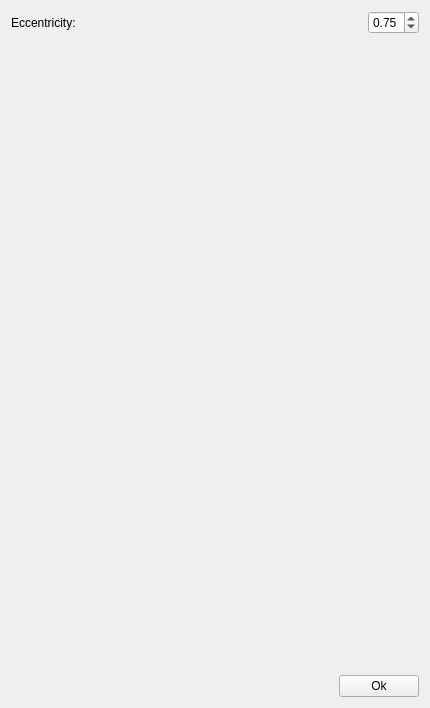
<?xml version="1.0" encoding="UTF-8"?>
<ui version="4.0">
 <class>AddParamElli</class>
 <widget class="QWidget" name="AddParamElli">
  <property name="geometry">
   <rect>
    <x>0</x>
    <y>0</y>
    <width>426</width>
    <height>708</height>
   </rect>
  </property>
  <property name="sizePolicy">
   <sizepolicy hsizetype="Fixed" vsizetype="Fixed">
    <horstretch>0</horstretch>
    <verstretch>0</verstretch>
   </sizepolicy>
  </property>
  <property name="maximumSize">
   <size>
    <width>426</width>
    <height>708</height>
   </size>
  </property>
  <property name="windowTitle">
   <string>Elliptical fibers</string>
  </property>
  <property name="windowIcon">
   <iconset resource="icons.qrc">
    <normaloff>:/icons/RVEs/ellipsis.png</normaloff>:/icons/RVEs/ellipsis.png</iconset>
  </property>
  <layout class="QVBoxLayout" name="verticalLayout_2">
   <item>
    <layout class="QHBoxLayout" name="horizontalLayout_2">
     <item>
      <widget class="QLabel" name="label">
       <property name="text">
        <string>Eccentricity:</string>
       </property>
      </widget>
     </item>
     <item>
      <spacer name="horizontalSpacer_2">
       <property name="orientation">
        <enum>Qt::Horizontal</enum>
       </property>
       <property name="sizeHint" stdset="0">
        <size>
         <width>35</width>
         <height>20</height>
        </size>
       </property>
      </spacer>
     </item>
     <item>
      <widget class="QDoubleSpinBox" name="spinBox_eccentricity">
       <property name="sizePolicy">
        <sizepolicy hsizetype="Preferred" vsizetype="Fixed">
         <horstretch>0</horstretch>
         <verstretch>0</verstretch>
        </sizepolicy>
       </property>
       <property name="minimumSize">
        <size>
         <width>20</width>
         <height>0</height>
        </size>
       </property>
       <property name="maximum">
        <double>1.000000000000000</double>
       </property>
       <property name="singleStep">
        <double>0.100000000000000</double>
       </property>
       <property name="value">
        <double>0.750000000000000</double>
       </property>
      </widget>
     </item>
    </layout>
   </item>
   <item>
    <spacer name="verticalSpacer_2">
     <property name="orientation">
      <enum>Qt::Vertical</enum>
     </property>
     <property name="sizeHint" stdset="0">
      <size>
       <width>20</width>
       <height>20</height>
      </size>
     </property>
    </spacer>
   </item>
   <item alignment="Qt::AlignHCenter">
    <widget class="QLabel" name="label_2">
     <property name="minimumSize">
      <size>
       <width>408</width>
       <height>580</height>
      </size>
     </property>
     <property name="maximumSize">
      <size>
       <width>408</width>
       <height>580</height>
      </size>
     </property>
     <property name="text">
      <string/>
     </property>
     <property name="pixmap">
      <pixmap resource="icons.qrc">:/icons/RVEs/ellipse_plan.png</pixmap>
     </property>
     <property name="scaledContents">
      <bool>true</bool>
     </property>
     <property name="alignment">
      <set>Qt::AlignCenter</set>
     </property>
    </widget>
   </item>
   <item>
    <spacer name="verticalSpacer">
     <property name="orientation">
      <enum>Qt::Vertical</enum>
     </property>
     <property name="sizeType">
      <enum>QSizePolicy::MinimumExpanding</enum>
     </property>
     <property name="sizeHint" stdset="0">
      <size>
       <width>20</width>
       <height>19</height>
      </size>
     </property>
    </spacer>
   </item>
   <item>
    <layout class="QHBoxLayout" name="horizontalLayout">
     <item>
      <spacer name="horizontalSpacer">
       <property name="orientation">
        <enum>Qt::Horizontal</enum>
       </property>
       <property name="sizeHint" stdset="0">
        <size>
         <width>40</width>
         <height>20</height>
        </size>
       </property>
      </spacer>
     </item>
     <item>
      <widget class="QPushButton" name="pushButton_ok">
       <property name="text">
        <string>Ok</string>
       </property>
      </widget>
     </item>
    </layout>
   </item>
  </layout>
 </widget>
 <resources>
  <include location="icons.qrc"/>
 </resources>
 <connections/>
</ui>
